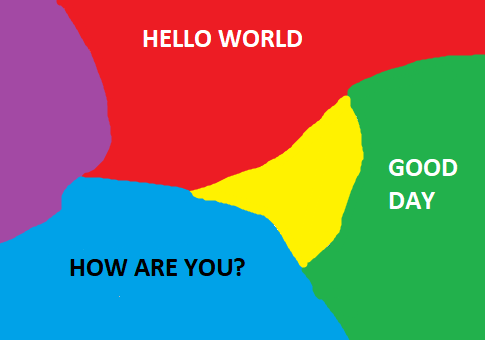
#> input picture Example_images/image1.png, 485 x 340 px
$ python -i remove_text.py   (imports and definitions only)
#> lines starting #> are read from the running program, lines starting #| are printed output that depends on the picture; after the words box and inside, x2 and y2 are one past the last pixel; in counts of white or black regions, pixels touching at a corner belong together
import cv2
from pytesseract import pytesseract
from pytesseract import Output

pytesseract.tesseract_cmd = "C:\\Tesseract-OCR\\tesseract.exe"

class remove_text:
    def remove(self, file_path):
#> called with file_path = 'Example_images/image1.png'
        img = cv2.imread(file_path)
#> img is the input picture: shape (340, 485, 3); mean B, G, R 110, 120.6, 121

        img2 = cv2.cvtColor(img, cv2.COLOR_BGR2GRAY)
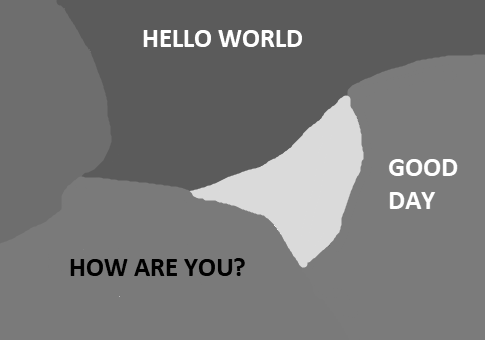
#> img2: shape (340, 485); min 0, max 255, mean 119.5

        inv = cv2.bitwise_not(img2)
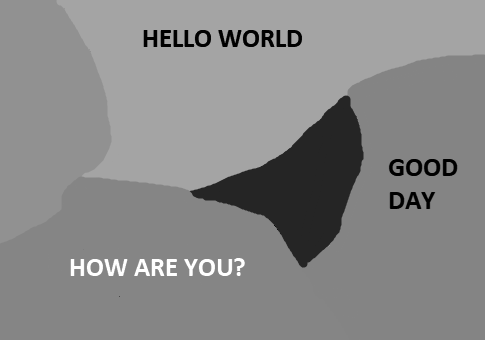
#> inv: shape (340, 485); min 0, max 255, mean 135.5

        ret, thresh1 = cv2.threshold(img2, 125, 255, cv2.THRESH_BINARY)
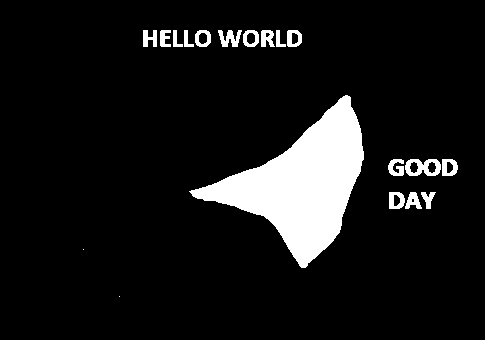
#> thresh1: shape (340, 485); 9.2% white; 19 white regions (2 under 20 px), largest, box (x1, y1, x2, y2) and area: (189, 95, 364, 268) 12492, (405, 159, 441, 176) 386, (218, 30, 242, 47) 240

        ret, thresh2 = cv2.threshold(inv, 250, 255, cv2.THRESH_BINARY)
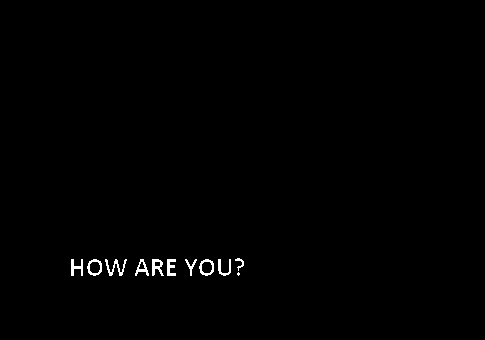
#> thresh2: shape (340, 485); 0.58% white in thin lines or dots, all inside (x1, y1, x2, y2) = (71, 258, 244, 276)

        add_thresh = thresh1|thresh2
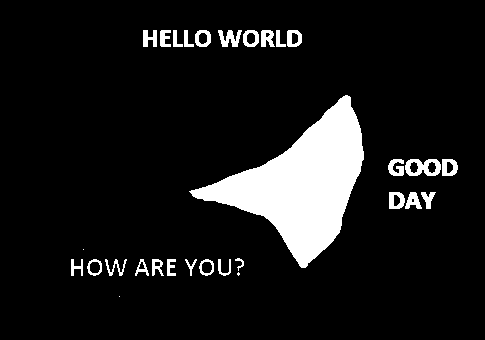
#> add_thresh: shape (340, 485); 9.8% white; 30 white regions (3 under 20 px), largest, box (x1, y1, x2, y2) and area: (189, 95, 364, 268) 12492, (405, 159, 441, 176) 386, (218, 30, 242, 47) 240

#> (the run stopped early here; a loop or call above may not have finished)

$ run again, on Example_images/image2.png
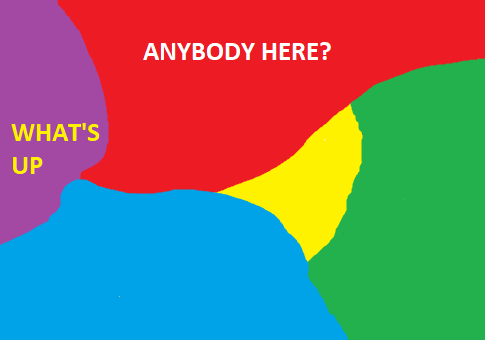
#> input picture Example_images/image2.png, 485 x 340 px
#> in remove, img is the input picture: shape (340, 485, 3); mean B, G, R 110.9, 118.3, 120.7
#> in remove, `inv = cv2.bitwise_not(img2)`:
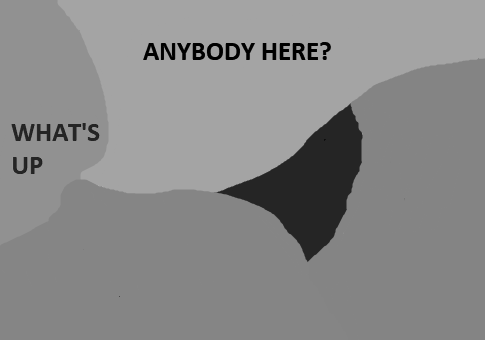
#> inv: shape (340, 485); min 0, max 172, mean 136.8
#> in remove, `ret, thresh1 = cv2.threshold(img2, 125, 255, cv2.THRESH_BINARY)`:
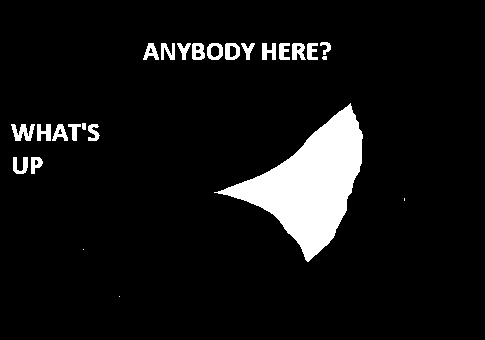
#> thresh1: shape (340, 485); 7.6% white; 25 white regions (4 under 20 px), largest, box (x1, y1, x2, y2) and area: (214, 103, 363, 262) 9630, (11, 124, 35, 141) 239, (225, 43, 240, 60) 174
#> thresh2: shape (340, 485); every value is 0
